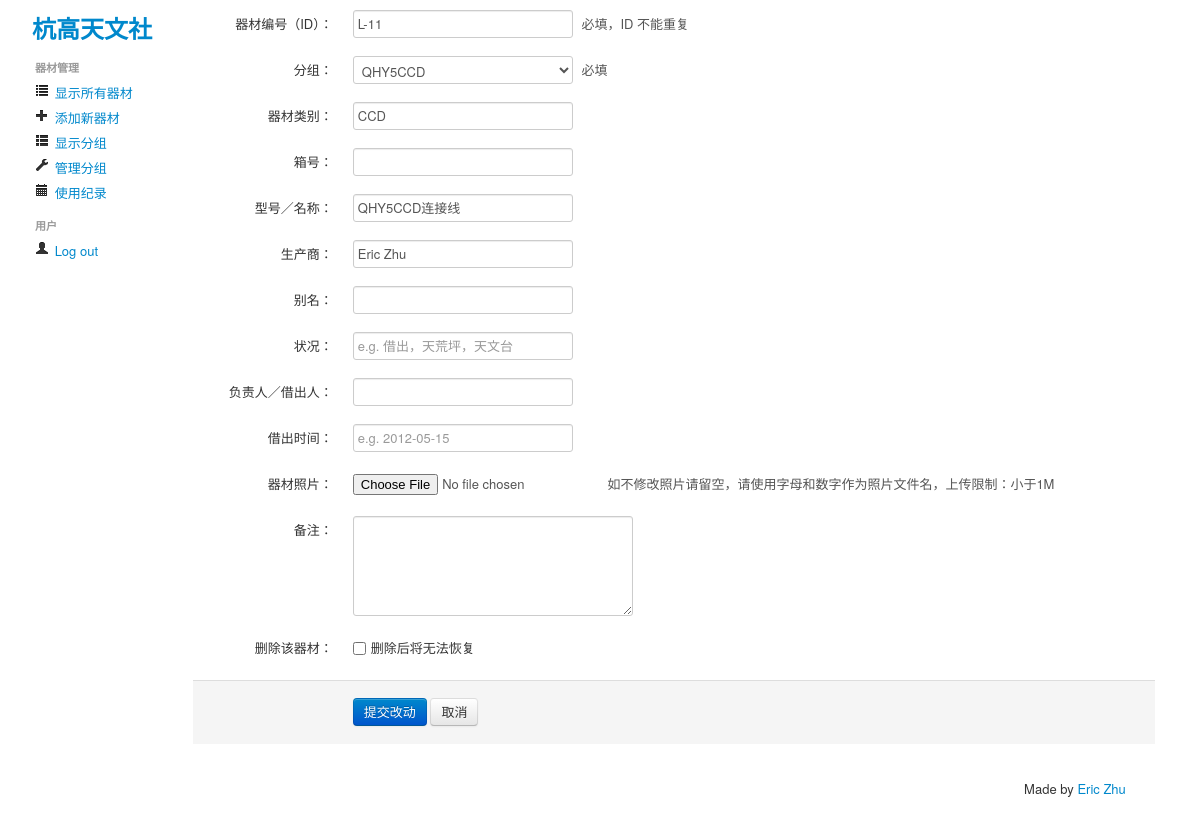
/update/L-11 (signed in), run on the app's committed database.
### tables this page shows
CREATE TABLE entries (
	id integer primary key autoincrement,
	equip_id string not null unique,
	group_name string not null,
	category string,
	case_id string,
	model string,
	manufacturer string,
	nick string,
	status string,
	borrower string,
	check_out_date string,
	note string,
	photo string,
	foreign key(group_name) references equip_group(group_name)
);

### hgobequip.py (the view)
@app.route('/update/<equip_id>', methods=['GET','POST'])
def update_entry(equip_id):
	if not session.get('logged_in'):
		abort(401)
	if request.method == 'POST':
		if request.form.has_key('delete_it'):
			if request.form['delete_it'] == "YesDelete":
				delete_entry_with_equip_id(equip_id)
				flash("Entry %s was successfully deleted" % equip_id)
				return redirect(url_for('show_entries'))
			else:
				flash("Entry %s was not deleted" % equip_id)
				return redirect(url_for('show_entries'))
		[request_names, request_changes] = get_request_all(request, columns)
		if equip_id != request.form['equip_id']:
			add_entry_with_request(request_names, request_changes)
			cp_photo_url(equip_id, request.form['equip_id'], 'equips')
			delete_entry_with_equip_id(equip_id)
		else:
			update_entry_with_equip_id(equip_id, request_names, request_changes)
		if request.files.has_key('photo'):
			upload_photo(request.files['photo'], 'equips', request.form['equip_id'])
		flash("Entry %s was successfully updated" % equip_id)
		return redirect(url_for('detail_entry', equip_id=equip_id))
	else:
		entry = get_entry(equip_id)
		group_names = get_group_names()
		return render_template('modify_entry.html', entry=entry, group_names=group_names)

### hgobequip.py (called while the page is built)
def connect_db():
	return sqlite3.connect(app.config['DATABASE'])

def get_group_names():
	cur = g.db.execute('SELECT group_name FROM equip_group')
	group_names = [row[0] for row in cur.fetchall()]
	return group_names

def get_entry(equip_id):
	cur = g.db.execute('SELECT * FROM entries WHERE equip_id=?', (equip_id,))
	entries = [dict(equip_id=row[1], group_name=row[2], category=row[3], case_id=row[4], model=row[5], manufacturer=row[6], nick=row[7], status=row[8], borrower=row[9], check_out_date=row[10], note=row[11], photo=row[12]) for row in cur.fetchall()]
	return entries[0]

@app.before_request
def before_request():
	g.db = connect_db()

@app.teardown_request
def teardown_request(exception):
	g.db.close()

### templates/modify_entry.html (shortened to what this page needs)
{% extends "layout.html" %}
{% block body %}
  {% if session.logged_in %}
	<form id="change_entry" class="form-horizontal" action="{{ url_for('update_entry', equip_id=entry.equip_id) }}" method="post" enctype="multipart/form-data">
	<fieldset>
        <div class="control-group">
			<label class="control-label" for="equip_id">器材编号（ID）：</label>
			<div class="controls">
		        <input type=text size=30 id="equip_id" name="equip_id" placeholder="e.g. L-1234" value="{{ entry.equip_id }}" />
				<span class="help-inline">必填，ID 不能重复</span>
			</div>
		</div>
		<div class="control-group">
			<label class="control-label" for="group_name">分组：</label>
			<div class="controls">
		        <select id="group_name" name="group_name">
					{% for name in group_names %}
					{% if name==entry.group_name %}
					<option selected="selected">{{ name }}</option>
					{% else %}
					<option>{{ name }}</option>
					{% endif %}
					{% endfor %}
				</select>
				<span class="help-inline">必填</span>
			</div>
		</div>
		<div class="control-group">
			<label class="control-label" for="category">器材类别：</label>
			<div class="controls">
		        <input type=text size=30 id="category" name="category" value="{{ entry.category }}" />
			</div>
		</div>
		<div class="control-group">
			<label class="control-label" for="case_id">箱号：</label>
			<div class="controls">
		        <input type=text size=30 id="case_id" name="case_id" value="{{ entry.case_id }}" />
			</div>
        </div>
		<div class="control-group">
			<label class="control-label" for="model">型号／名称：</label>
			<div class="controls">
				<input type=text size=30 id="model" name="model" value="{{ entry.model }}" />
			</div>
		</div>
		<div class="control-group">
			<label class="control-label" for="manufacturer">生产商：</label>
			<div class="controls">
				<input type=text size=30 id="manufacturer" name="manufacturer" value="{{ entry.manufacturer }}" />
			</div>
		</div>
		<div class="control-group">
			<label class="control-label" for="nick">别名：</label>
			<div class="controls">
				<input type=text size=30 id="nick" name="nick" value="{{ entry.nick }}" />
			</div>
		</div>
		<div class="control-group">
			<label class="control-label" for="status">状况：</label>
			<div class="controls">
				<input type=text size=30 id="status" name="status" placeholder="e.g. 借出，天荒坪，天文台" value="{{ entry.status }}" />
			</div>
		</div>
		<div class="control-group">
			<label class="control-label" for="borrower">负责人／借出人：</label>
			<div class="controls">
				<input type=text size=30 id="borrower" name="borrower" value="{{ entry.borrower }}" />
			</div>
		</div>
		<div class="control-group">
			<label class="control-label" for="check_out_date">借出时间：</label>
			<div class="controls">
				<input type="text" id="check_out_date" name="check_out_date" placeholder="e.g. 2012-05-15" value="{{ entry.check_out_date }}" />
			</div>
		</div>
		<div class="control-group">
			<label class="control-label" for="photo">器材照片：</label>
			<div class="controls">
				<input type="file" id="photo" name="photo">
				<span class="help-inline">如不修改照片请留空，请使用字母和数字作为照片文件名，上传限制：小于1M</span>
			</div>
		</div>
		<div class="control-group">
			<label class="control-label" for="note">备注：</label>
			<div class="controls">
				<textarea class="input-xlarge" id="note" rows="5" name="note">{{ entry.note}}</textarea>
			</div>
		</div>
		<div class="control-group">
			<label class="control-label" for="delete_it">删除该器材：</label>
			<div class="controls">
				<label class="checkbox">
				<input type="checkbox" id="delete_it" name="delete_it" value="YesDelete">删除后将无法恢复
				</label>
			</div>
		</div>
		<div class="form-actions">
        	<button type="submit" class="btn btn-primary">提交改动</button>
			<a href="{{ url_for('show_entries') }}" class="btn">取消</a>
		</div>
	</fieldset>
    </form>
  {% endif %}
{% endblock %}

### data on the page
entries: equip_id "L-11", category "CCD", model "QHY5CCD连接线", manufacturer "Eric Zhu"

### other printed values
form field group_name "QHY5CCD"
